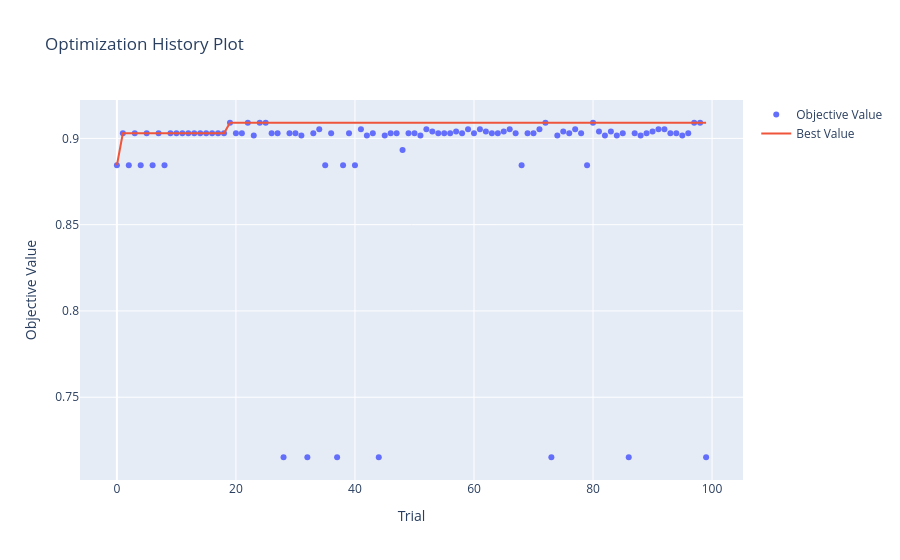
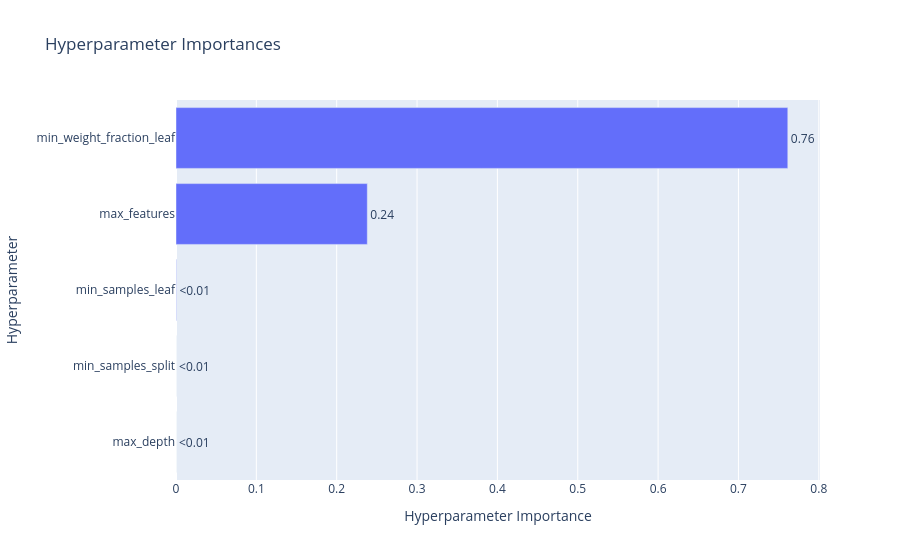

Notebook code cell kept with these figures, in order:
### Code cell
study = optuna.create_study(direction="maximize")
study.optimize(objective_dt, n_trials=100)

op_his = vis.plot_optimization_history(study)
op_his.show()
par_imp = vis.plot_param_importances(study)
par_imp.show()

best_score_dt = study.best_value 
best_params_dt = study.best_params    

print("Best recall:", best_score_dt)
print("Best parameters:", best_params_dt)

### Figure 1 — Plotly figure (JSON) as saved in the notebook; plotly's stock layout.template omitted (floating-point values rounded to 4 significant figures)
{"data": [{"mode": "markers", "name": "Objective Value", "type": "scatter", "x": [0, 1, 2, 3, 4, 5, 6, 7, 8, 9, 10, 11, 12, 13, 14, 15, 16, 17, 18, 19, 20, 21, 22, 23, 24, 25, 26, 27, 28, 29, 30, 31, 32, 33, 34, 35, 36, 37, 38, 39, 40, 41, 42, 43, 44, 45, 46, 47, 48, 49, 50, 51, 52, 53, 54, 55, 56, 57, 58, 59, 60, 61, 62, 63, 64, 65, 66, 67, 68, 69, 70, 71, 72, 73, 74, 75, 76, 77, 78, 79, 80, 81, 82, 83, 84, 85, 86, 87, 88, 89, 90, 91, 92, 93, 94, 95, 96, 97, 98, 99], "y": [0.8844, 0.903, 0.8844, 0.903, 0.8844, 0.903, 0.8844, 0.903, 0.8844, 0.903, 0.903, 0.903, 0.903, 0.903, 0.903, 0.903, 0.903, 0.903, 0.903, 0.9091, 0.903, 0.903, 0.9091, 0.9016, 0.9091, 0.9091, 0.903, 0.903, 0.7152, 0.903, 0.903, 0.9016, 0.7152, 0.903, 0.9053, 0.8844, 0.903, 0.7152, 0.8844, 0.903, 0.8844, 0.9053, 0.9016, 0.903, 0.7152, 0.9016, 0.903, 0.903, 0.8932, 0.903, 0.903, 0.9016, 0.9053, 0.904, 0.903, 0.903, 0.903, 0.904, 0.903, 0.9053, 0.903, 0.9053, 0.904, 0.903, 0.903, 0.904, 0.9053, 0.903, 0.8844, 0.903, 0.903, 0.9053, 0.9091, 0.7152, 0.9016, 0.904, 0.903, 0.9053, 0.903, 0.8844, 0.9091, 0.904, 0.9016, 0.904, 0.9016, 0.903, 0.7152, 0.903, 0.9016, 0.903, 0.904, 0.9053, 0.9053, 0.903, 0.903, 0.9016, 0.903, 0.9091, 0.9091, 0.7152]}, {"mode": "lines", "name": "Best Value", "type": "scatter", "x": [0, 1, 2, 3, 4, 5, 6, 7, 8, 9, 10, 11, 12, 13, 14, 15, 16, 17, 18, 19, 20, 21, 22, 23, 24, 25, 26, 27, 28, 29, 30, 31, 32, 33, 34, 35, 36, 37, 38, 39, 40, 41, 42, 43, 44, 45, 46, 47, 48, 49, 50, 51, 52, 53, 54, 55, 56, 57, 58, 59, 60, 61, 62, 63, 64, 65, 66, 67, 68, 69, 70, 71, 72, 73, 74, 75, 76, 77, 78, 79, 80, 81, 82, 83, 84, 85, 86, 87, 88, 89, 90, 91, 92, 93, 94, 95, 96, 97, 98, 99], "y": [0.8844, 0.903, 0.903, 0.903, 0.903, 0.903, 0.903, 0.903, 0.903, 0.903, 0.903, 0.903, 0.903, 0.903, 0.903, 0.903, 0.903, 0.903, 0.903, 0.9091, 0.9091, 0.9091, 0.9091, 0.9091, 0.9091, 0.9091, 0.9091, 0.9091, 0.9091, 0.9091, 0.9091, 0.9091, 0.9091, 0.9091, 0.9091, 0.9091, 0.9091, 0.9091, 0.9091, 0.9091, 0.9091, 0.9091, 0.9091, 0.9091, 0.9091, 0.9091, 0.9091, 0.9091, 0.9091, 0.9091, 0.9091, 0.9091, 0.9091, 0.9091, 0.9091, 0.9091, 0.9091, 0.9091, 0.9091, 0.9091, 0.9091, 0.9091, 0.9091, 0.9091, 0.9091, 0.9091, 0.9091, 0.9091, 0.9091, 0.9091, 0.9091, 0.9091, 0.9091, 0.9091, 0.9091, 0.9091, 0.9091, 0.9091, 0.9091, 0.9091, 0.9091, 0.9091, 0.9091, 0.9091, 0.9091, 0.9091, 0.9091, 0.9091, 0.9091, 0.9091, 0.9091, 0.9091, 0.9091, 0.9091, 0.9091, 0.9091, 0.9091, 0.9091, 0.9091, 0.9091]}, {"marker": {"color": "#cccccc"}, "mode": "markers", "name": "Infeasible Trial", "showlegend": false, "type": "scatter", "x": [], "y": []}], "layout": {"title": {"text": "Optimization History Plot"}, "xaxis": {"title": {"text": "Trial"}}, "yaxis": {"title": {"text": "Objective Value"}}}}

### Figure 2 — Plotly figure (JSON) as saved in the notebook; plotly's stock layout.template omitted (floating-point values rounded to 4 significant figures)
{"data": [{"cliponaxis": false, "hovertemplate": ["max_depth (IntDistribution): 2.915595501572541e-06<extra></extra>", "min_samples_split (IntDistribution): 7.357170654295691e-06<extra></extra>", "min_samples_leaf (IntDistribution): 0.0004718112874849965<extra></extra>", "max_features (CategoricalDistribution): 0.23809998680419442<extra></extra>", "min_weight_fraction_leaf (FloatDistribution): 0.7614179291421647<extra></extra>"], "name": "Objective Value", "orientation": "h", "text": ["<0.01", "<0.01", "<0.01", "0.24", "0.76"], "textposition": "outside", "type": "bar", "x": [2.916e-06, 7.357e-06, 0.0004718, 0.2381, 0.7614], "y": ["max_depth", "min_samples_split", "min_samples_leaf", "max_features", "min_weight_fraction_leaf"]}], "layout": {"title": {"text": "Hyperparameter Importances"}, "xaxis": {"title": {"text": "Hyperparameter Importance"}}, "yaxis": {"title": {"text": "Hyperparameter"}}}}
